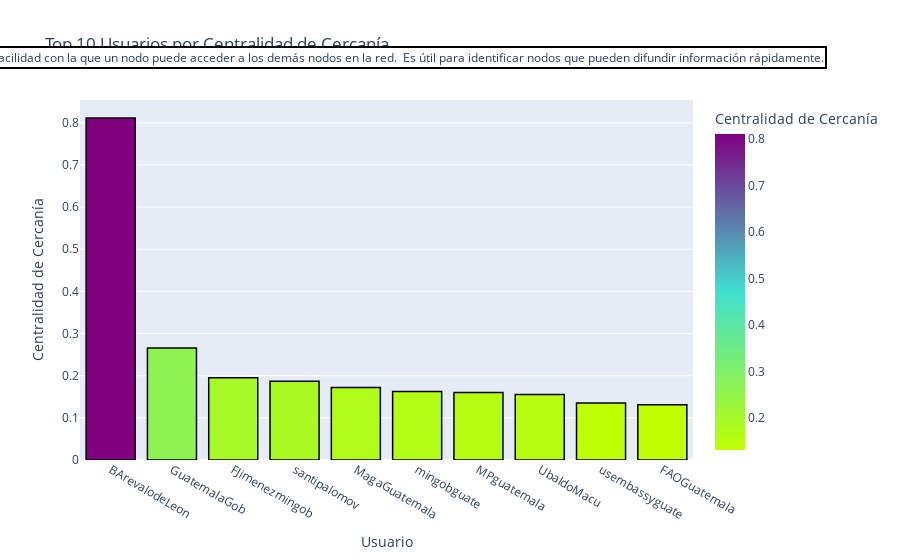

Notebook code for this chart:
### Code cell
# Calcular la centralidad de cercanía
closeness_centrality = nx.closeness_centrality(G)

# Obtener los 10 usuarios con mayor centralidad de cercanía
top_10_closeness = sorted(closeness_centrality.items(), key=lambda x: x[1], reverse=True)[:10]

# Crear DataFrame para la centralidad de cercanía
top_10_closeness_df = pd.DataFrame(top_10_closeness, columns=['Usuario', 'Centralidad de Cercanía'])



# Crear gráfico de barras para centralidad de cercanía
fig_closeness = px.bar(top_10_closeness_df, x='Usuario', y='Centralidad de Cercanía',
                       title="Top 10 Usuarios por Centralidad de Cercanía",
                       labels={'Usuario': 'Usuario', 'Centralidad de Cercanía': 'Centralidad de Cercanía'},
                       color='Centralidad de Cercanía', color_continuous_scale=['#BFFF00', '#40E0D0', '#800080'])

# Añadir una anotación para definir centralidad de cercanía
fig_closeness.add_annotation(
    text="Mide la facilidad con la que un nodo puede acceder a los demás nodos en la red. \n"
         "Es útil para identificar nodos que pueden difundir información rápidamente.",
    showarrow=False,
    xref="paper", yref="paper",
    x=0.5, y=1.15,
    font=dict(size=12),
    align="center",
    bgcolor="white",
    bordercolor="black",
    borderwidth=2
)

# Ajustar el formato del gráfico
fig_closeness.update_traces(marker=dict(line=dict(width=1.5, color='black')))

# Mostrar gráfico
fig_closeness.show()

### Figure 1 — Plotly figure (JSON) as saved in the notebook; plotly's stock layout.template omitted (floating-point values rounded to 4 significant figures)
{"data": [{"alignmentgroup": "True", "hovertemplate": "Usuario=%{x}<br>Centralidad de Cercanía=%{marker.color}<extra></extra>", "legendgroup": "", "marker": {"color": [0.8114, 0.2658, 0.1952, 0.1868, 0.1721, 0.1625, 0.1601, 0.1553, 0.135, 0.1312], "coloraxis": "coloraxis", "line": {"color": "black", "width": 1.5}, "pattern": {"shape": ""}}, "name": "", "offsetgroup": "", "orientation": "v", "showlegend": false, "textposition": "auto", "type": "bar", "x": ["BArevalodeLeon", "GuatemalaGob", "FJimenezmingob", "santipalomov", "MagaGuatemala", "mingobguate", "MPguatemala", "UbaldoMacu", "usembassyguate", "FAOGuatemala"], "xaxis": "x", "y": [0.8114, 0.2658, 0.1952, 0.1868, 0.1721, 0.1625, 0.1601, 0.1553, 0.135, 0.1312], "yaxis": "y"}], "layout": {"annotations": [{"align": "center", "bgcolor": "white", "bordercolor": "black", "borderwidth": 2, "font": {"size": 12}, "showarrow": false, "text": "Mide la facilidad con la que un nodo puede acceder a los demás nodos en la red. \nEs útil para identificar nodos que pueden difundir información rápidamente.", "x": 0.5, "xref": "paper", "y": 1.15, "yref": "paper"}], "barmode": "relative", "coloraxis": {"colorbar": {"title": {"text": "Centralidad de Cercanía"}}, "colorscale": [[0, "#BFFF00"], [0.5, "#40E0D0"], [1, "#800080"]]}, "legend": {"tracegroupgap": 0}, "title": {"text": "Top 10 Usuarios por Centralidad de Cercanía"}, "xaxis": {"anchor": "y", "domain": [0, 1], "title": {"text": "Usuario"}}, "yaxis": {"anchor": "x", "domain": [0, 1], "title": {"text": "Centralidad de Cercanía"}}}}
